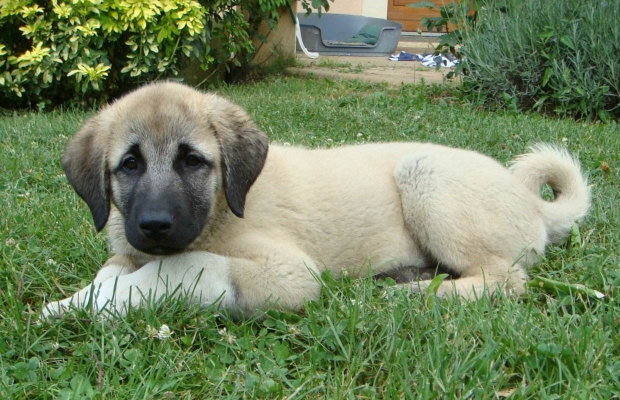
#> input picture opencv/sources/dog.jpg, 1240 x 800 px (shown at 1/2 size)
$ python test_font.py
#> lines starting #> are read from the running program, lines starting #| are printed output that depends on the picture; after the words box and inside, x2 and y2 are one past the last pixel; in counts of white or black regions, pixels touching at a corner belong together
import numpy as np
import cv2

frame = cv2.imread('sources/dog.jpg')
#> frame is the input picture: shape (800, 1240, 3); mean B, G, R 94.6, 131.7, 114.2

def fun_addtext(frame):
    label  = ['SIMPLEX', 'PLAIN',   'DUPLEX',
             'COMPLEX', 'TRIPLEX', 'SMALL',
             'SCRIPT1', 'SCRIPT2', 'SCRIPT3']

    points = [(200*x,50*y) for y in range(1,4) for x in range(0,3)]
    print(points)
    fonts = [cv2.FONT_HERSHEY_SIMPLEX, cv2.FONT_HERSHEY_PLAIN,   cv2.FONT_HERSHEY_DUPLEX,
             cv2.FONT_HERSHEY_COMPLEX, cv2.FONT_HERSHEY_TRIPLEX, cv2.FONT_HERSHEY_COMPLEX_SMALL,
             cv2.FONT_HERSHEY_SCRIPT_SIMPLEX, cv2.FONT_HERSHEY_SCRIPT_COMPLEX, cv2.FONT_HERSHEY_SCRIPT_COMPLEX]

    for l, p, f in zip(label,points,fonts):
        # 图像，文字内容， 坐标 ，字体，大小，颜色，字体厚度
        cv2.putText(frame, l, p, f, 1.0, (255,0,0), 2)

def fun1():
    global frame
    h, w = frame.shape[0:2]
#> h = 800; w = 1240
    print(w,h)
#| 1240 800
    frame = cv2.resize(frame, (int(w/2),int(h/2)))
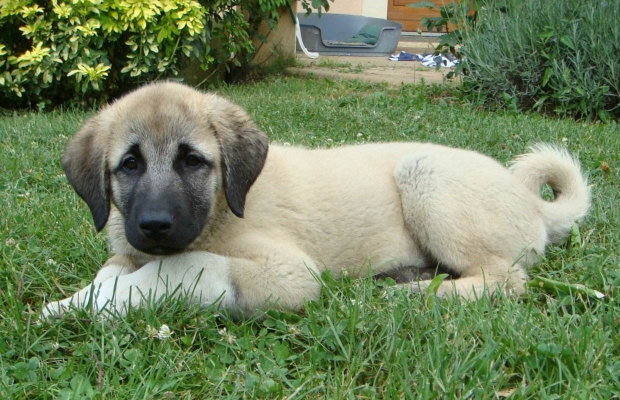
#> frame: shape (400, 620, 3); mean B, G, R 94.7, 131.8, 114.3
    fun_addtext(frame)
#> after the loop in fun_addtext, `for l, p, f in zip(label,points,fonts):`:
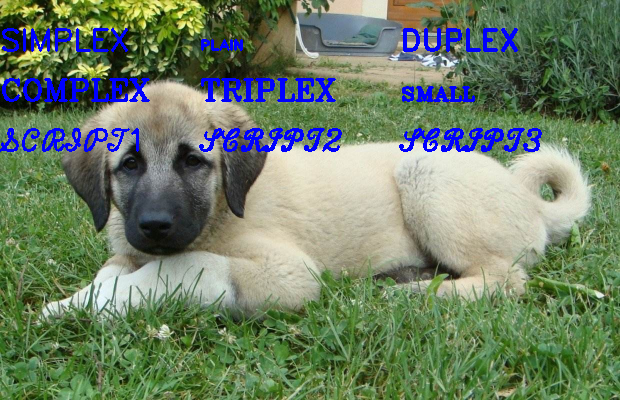
#> frame: shape (400, 620, 3); 4.34% of pixels changed, all inside (x1, y1, x2, y2) = (0, 28, 542, 152)
    cv2.imshow('dog',frame)

    cv2.waitKey(10000)


if __name__ == '__main__':
    fun1()
